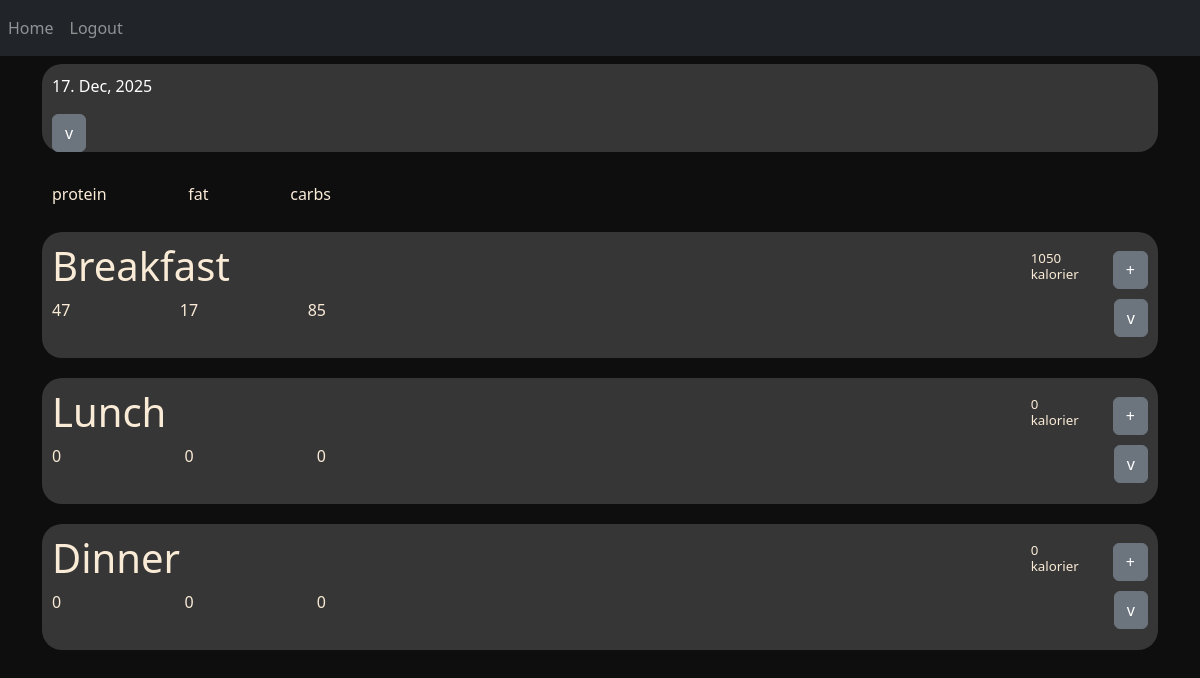
Page / (signed in) on the earlier database version.
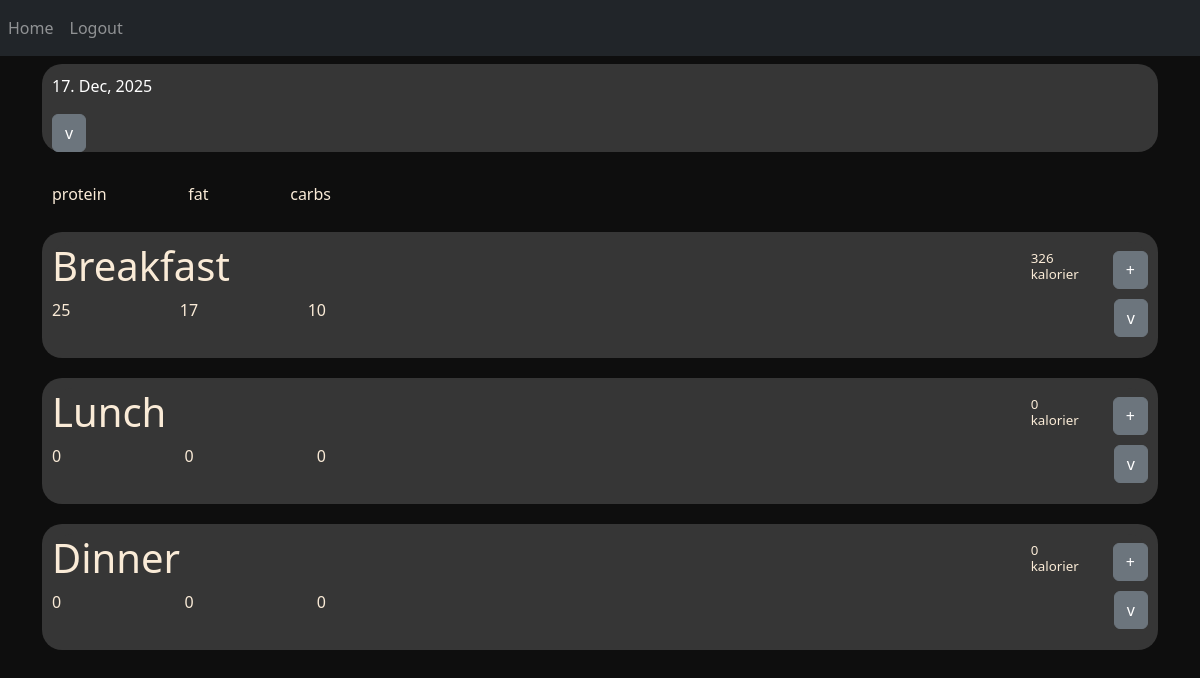
Same page on the later database version.
### website/models.py (models this page shows)
class Meal(db.Model):
    id = db.Column(db.Integer, primary_key=True)
    _meal = db.Column('meal', db.String(255))
    day_id = db.Column(db.Integer, db.ForeignKey('day.id'))
    @property
    def meal(self):
        return json.loads(self._meal) if self._meal else {}
    @meal.setter
    def meal(self, value):
        self._meal = json.dumps(value) if value else None
    def calculate_total_nutrition(self):
        if not self._meal:
            return None  # No meal data, return None or appropriate default value
        products_dic = loadJSON("products.json")
        total_nutrition = {"kcal": 0, "protein": 0, "fat": 0, "carbs": 0}
        for (product, amount) in self.meal.items():
            if product in products_dic:
                concentration = products_dic[product]["nutrition"]
                for nutrient, concentration_value in concentration.items():
                    total_nutrition[nutrient] += int((amount / 100) * concentration_value)
        return total_nutrition

### website/views.py (the view)
@views.route('/', methods=['GET', 'POST'])
@login_required
def home():
    if request.method == 'POST':
        mealTime = request.form.get('button')
        print(mealTime)
        return redirect(url_for('views.add_product', mealTime = mealTime))
    try:
        selectedDayId = SelectedDayId.query.first().id
        current_day = Day.query.get(selectedDayId) if selectedDayId else None
        nutrition_list = []
        existing_meals = Meal.query.filter(Meal.day_id == current_day.id).all()
        if not existing_meals:
            for i in range(3):
                new_meal = Meal(day_id = current_day.id)
                db.session.add(new_meal)
                db.session.commit()
            nutrition_list = [{"kcal": 0, "protein": 0, "fat": 0, "carbs": 0}, {"kcal": 0, "protein": 0, "fat": 0, "carbs": 0}, {"kcal": 0, "protein": 0, "fat": 0, "carbs": 0}]
        if existing_meals:
            for meal in existing_meals:
                if meal.calculate_total_nutrition():
                    nutrition_list.append(meal.calculate_total_nutrition())
                else:
                    nutrition_list.append({"kcal": 0, "protein": 0, "fat": 0, "carbs": 0})
        print(nutrition_list)
    except Exception as e:
        flash('Error occurred while retrieving data: {}'.format(str(e)), 'error')
        current_day = None
    return render_template("home.html", user=current_user, current_day=current_day, nutrition_list=nutrition_list)

### website/__init__.py (called while the page is built)
def create_app():
    app = Flask(__name__)
    app.config['SECRET_KEY'] = 'hjshjhdjah kjshkjdhjs'
    app.config['SQLALCHEMY_DATABASE_URI'] = f'sqlite:///{DB_NAME}'
    db.init_app(app)
    from .views import views
    from .auth import auth
    app.register_blueprint(views, url_prefix='/')
    app.register_blueprint(auth, url_prefix='/')
    from .models import User, Day, Product
    with app.app_context():
        db.create_all()
    login_manager = LoginManager()
    login_manager.login_view = 'auth.login'
    login_manager.init_app(app)
    @login_manager.user_loader
    def load_user(id):
        return User.query.get(int(id))
    return app

### website/models.py (called while the page is built)
def loadJSON(file_path):
    with open(file_path) as json_file:
        file_contents = json_file.read()
    dict = json.loads(file_contents)
    return dict

### website/templates/home.html (shortened to what this page needs)
{% extends "base.html" %} {% block title %}Home{% endblock %} {% block content
    %}
<div style="background-color: rgb(54, 54, 54); padding-left: 10px; padding-right: 10px; padding-top:10px; border-radius: 20px; margin-bottom: 20px;">
  <div>
    <p id="displayDate" style="color: white;"></p>
  </div>
  <button class="btn btn-secondary" type="button" data-bs-toggle="collapse" data-bs-target="#top-calender" aria-expanded="false" aria-controls="top-calender">
    v
  </button>
</div>
<div>
  <ul class="list-group list-group-flush" id="notes">
    {% if current_day %}
        {% set meal_types = ['Breakfast', 'Lunch', 'Dinner'] %}
        <div style="display: flex; flex-direction: row; margin: 10px; justify-content: space-between; width: 25%;">
          <p style="color: antiquewhite;"> protein </p>
          <p style="color: antiquewhite;"> fat </p>
          <p style="color: antiquewhite;"> carbs </p>
        </div>
        {% for meal in current_day.meals %}
        <div style="background-color: rgb(54, 54, 54); padding-left:10px; padding-right:10px;padding-top:10px; border-radius: 20px; margin-bottom: 20px;">
          <div style="background-color: rgb(54, 54, 54); border-top-left-radius: 20px; border-top-right-radius: 20px;">
            <div class="d-inline-flex gap-1" style="display: flex; flex-direction: row; align-items: center; justify-content: space-between; width: 100%;">
              <h1 style="color: antiquewhite; ">{{ meal_types[loop.index - 1] }}</h1>
                <div style="display: flex; flex-direction: row; justify-content: right; align-items: center; width: 25%; align-items: center;">
                  <h4 style="color: antiquewhite; margin-right: 10%; font-size: smaller; width: 20%;">{{ nutrition_list[loop.index - 1]["kcal"] }} kalorier</h4>
                  <form action="/" method="post">
                    <button class="btn btn-secondary" name="button" type="submit" value="{{loop.index - 1}}">
                      <a class="nav-item nav-link" id="add_product" >+</a>
                    </button>
                  </form>
                </div>
            </div>
          </div>
          <div style="margin-bottom: 20px; ">
            <div  id="parentDiv{{loop.index}}" style="display: flex; flex-direction: row; justify-content: space-between; align-items: center; background-color: rgb(54, 54, 54);" >
                <div style="display: flex; flex-direction: row; align-items: center; justify-content: space-between; width: 25%;">
                  <p style="color: antiquewhite;"> {{ nutrition_list[loop.index - 1]["protein"] }} </p>
                  <p style="color: antiquewhite;"> {{ nutrition_list[loop.index - 1]["fat"] }} </p>
                  <p style="color: antiquewhite;"> {{ nutrition_list[loop.index - 1]["carbs"] }} </p>
                </div>
                <button class="btn btn-secondary" type="button" data-bs-toggle="collapse" data-bs-target="#collapseExample{{loop.index}}" aria-expanded="false" aria-controls="collapseExample">
                  v
                </button>
            </div>
          </div>
        </div>
        {% endfor %}
    {% else %}
        <p style="color: antiquewhite;">No meals recorded for today.</p>
    {% endif %}
  </ul>
</div>
{% endblock %}

### website/templates/base.html (shortened to what this page needs)
<!DOCTYPE html>
<html>
  <head>
    <link
      rel="stylesheet"
      href="https://stackpath.bootstrapcdn.com/bootstrap/4.4.1/css/bootstrap.min.css"
    />
    <link
      rel="stylesheet"
      href="https://stackpath.bootstrapcdn.com/font-awesome/4.7.0/css/font-awesome.min.css"
    />
    <link href="https://cdn.jsdelivr.net/npm/bootstrap@5.3.3/dist/css/bootstrap.min.css" rel="stylesheet">
  </head>
  <body style="background-color: rgb(14, 14, 14);">
    <nav class="navbar navbar-expand-lg navbar-dark bg-dark">
      <div class="collapse navbar-collapse" id="navbar">
        <div class="navbar-nav">
          {% if user.is_authenticated %}
          <a class="nav-item nav-link" id="home" href="/">Home</a>
          <a class="nav-item nav-link" id="logout" href="/logout">Logout</a>
          {% else %}
          <a class="nav-item nav-link" id="login" href="/login">Login</a>
          <a class="nav-item nav-link" id="signUp" href="/sign-up">Sign Up</a>
          {% endif %}
        </div>
      </div>
    </nav>
    <div class="container">{% block content %} {% endblock %}</div>
  </body>
</html>

Differences in the rows shown:
no longer on this page (row unchanged): Meal: meal_types "Breakfast", nutrition_list "1050", nutrition_list "47", nutrition_list "17", nutrition_list "85"
added Meal: meal_types "Breakfast", nutrition_list "326", nutrition_list "25", nutrition_list "17", nutrition_list "10"
